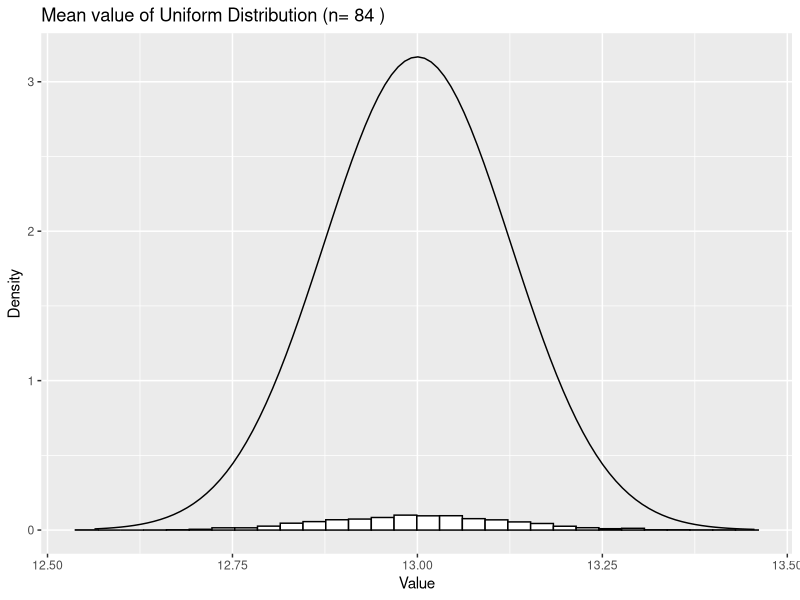

Reproduce this figure in R.
library(ggplot2)

set.seed(1222)

samples <- 1520

# Choose value for n
# n  <- 2
# n <- 30
n <- 84

lower <- 11
upper <- 15

media <- numeric()

for (x in 1:samples)
{
  value <- runif(n,lower,upper)
  
  mean_value <- mean(value)
  
  media <- append(media,mean_value)
  
}

expected <- (lower + upper)/2
variance <- 1/12 * (upper - lower)^2

df <- data.frame(media)

ggplot(df, aes(x=media )) +
  geom_histogram(aes(y = after_stat(count / sum(count))),colour = "black", fill = "white") +
  stat_function(fun = dnorm, args = list(mean = expected, sd = (sqrt(variance/n)))) +
  labs(title=paste("Mean value of Uniform Distribution (n=",toString(n),")"), x = "Value", y = "Density")

